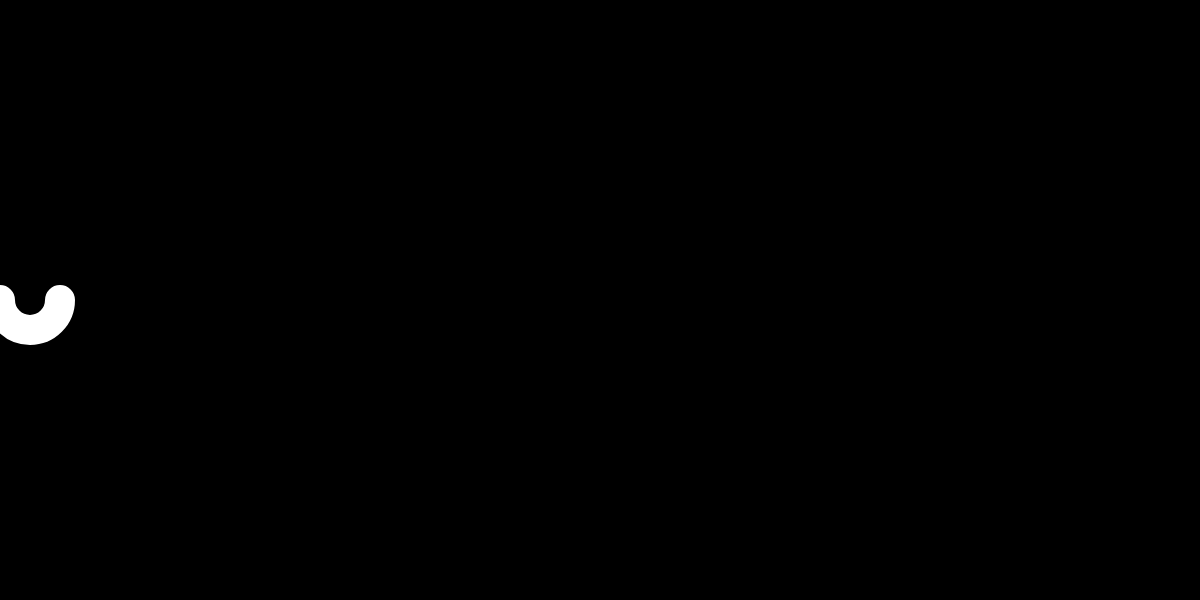
Frame 1 (no input)
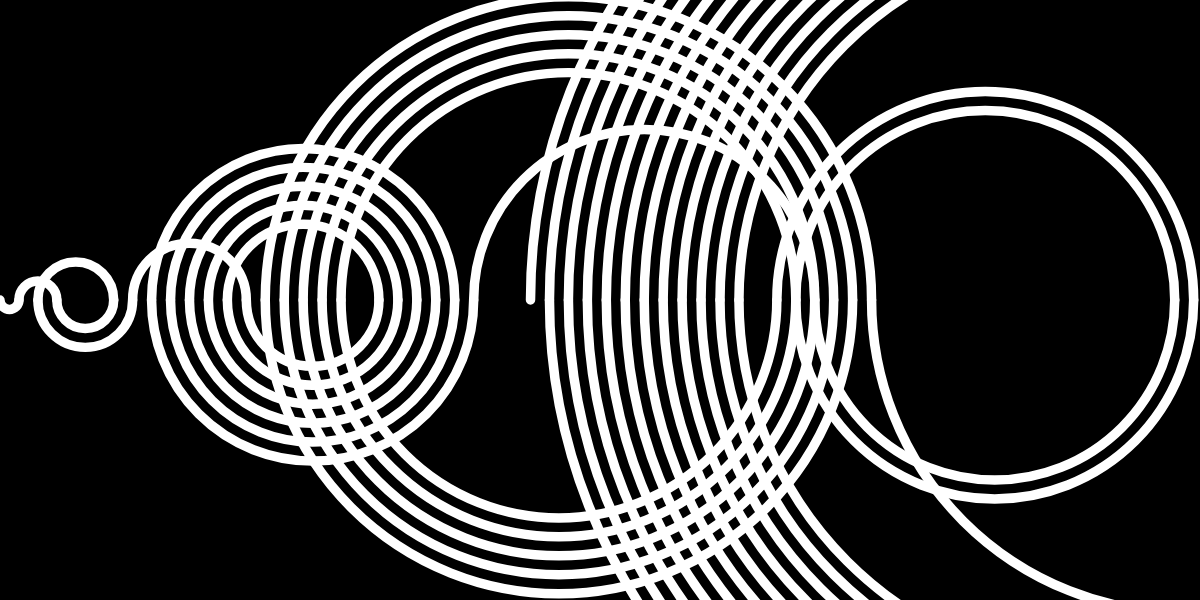
Frame 60 (no input)
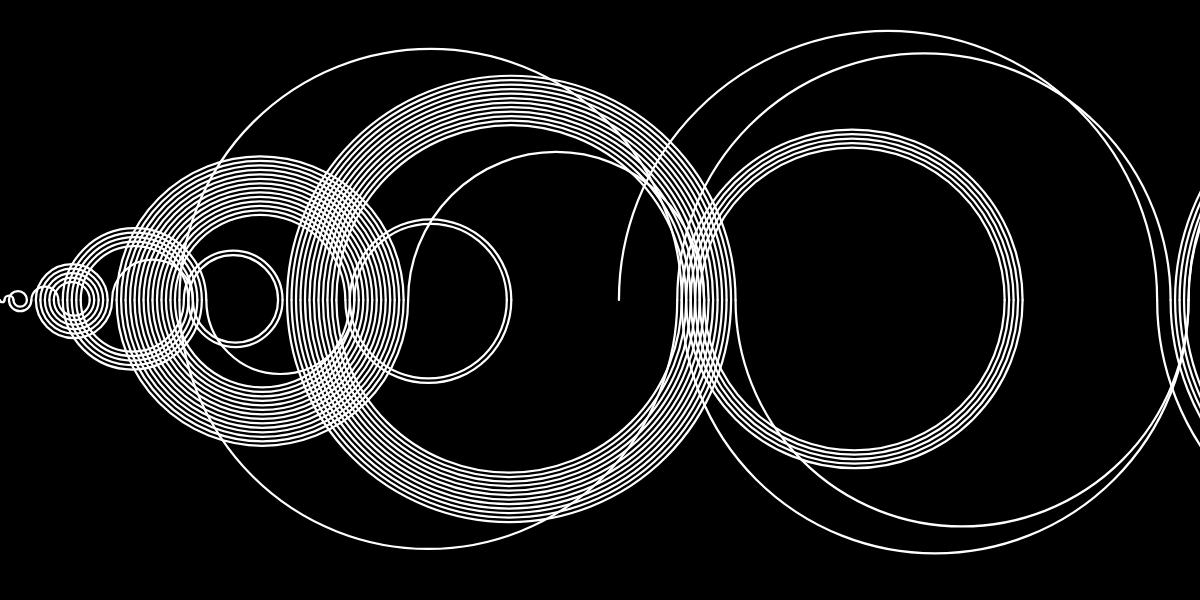
Frame 120 (the mouse pressed at the canvas centre since frame 60)

The p5.js sketch that drew these frames (run headless with seeded random() and noise() and a simulated clock; from frame 60 on, the mouse is pressed at the canvas centre):

// p5.js sketch
// ── sketch.js
// Recaman Sequence
// AdeebRahman
// 11.1.2024
//
//rules:
//starts at 0
//every step taken, will be 1 bigger than the last
//if it is possible to step backwards, do so, otherwise go forwards
//backwards steps only allowed if resulting location is positive and we've never been to that number

//start: 0, 1, 3, 6, 2, 7, 13, 20, 12, 21
//how it works: take last number of list, and subtract step number; if negative or already in list, add step number instead.

let stepAmount = 1;
let currentValue = 0;
let largest = 0;
let scaleAmount = 0;
let arcList = [];
let sequence = [];


function setup() {
  createCanvas(windowWidth, 600);
  stroke(255);
  noFill();
}

function draw() {
  background(0);
  translate(0, height/2);
  addToSequence();
  scaleAmount = lerp(scaleAmount, width/largest, 0.05);
  scale(scaleAmount);
  renderArcs();
}

function renderArcs() {
  for (let r of arcList) {
    r.display();
  }
}

function addToSequence() {
  let backwards = currentValue - stepAmount; //look one behind current value
  if (backwards > 0 && !sequence.includes(backwards)) {
    arcList.push(new rArc(currentValue, backwards, sequence.length%2));
    sequence.push(backwards);
    currentValue = backwards;
    stepAmount = stepAmount + 1;
  }
  else {
    let forwards = currentValue + stepAmount;
    arcList.push(new rArc(currentValue, forwards, sequence.length%2));
    sequence.push(forwards);
    currentValue = forwards;
    stepAmount++;
    if (currentValue > largest) {
      largest = currentValue;
    }
  }
}


class rArc {
  constructor(start, end, direction) {
    this.start = start;
    this.end = end;
    this.direction = direction;
  }
  display() {
    let diameter = abs(this.start - this.end);
    let x = (this.start + this.end) / 2;
    strokeWeight(0.5);
    if (this.direction === 0) {
      arc(x, 0, diameter, diameter, 0, PI);
    }
    else {
      arc(x, 0, diameter, diameter, PI, 0);
    }
  }
}
